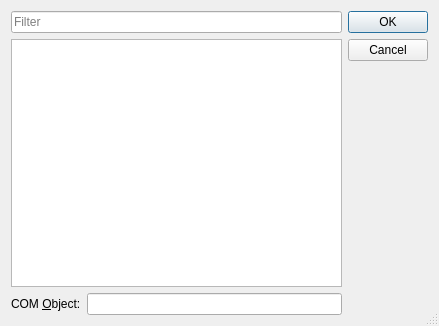
<ui version="4.0" stdsetdef="1" >
  <class>QAxSelect</class>
  <comment>*********************************************************************
**
** Copyright (C) 2015 The Qt Company Ltd.
** Contact: http://www.qt.io/licensing/
**
** This file is part of the ActiveQt framework of the Qt Toolkit.
**
** $QT_BEGIN_LICENSE:BSD$
** You may use this file under the terms of the BSD license as follows:
**
** "Redistribution and use in source and binary forms, with or without
** modification, are permitted provided that the following conditions are
** met:
**   * Redistributions of source code must retain the above copyright
**     notice, this list of conditions and the following disclaimer.
**   * Redistributions in binary form must reproduce the above copyright
**     notice, this list of conditions and the following disclaimer in
**     the documentation and/or other materials provided with the
**     distribution.
**   * Neither the name of The Qt Company Ltd nor the names of its
**     contributors may be used to endorse or promote products derived
**     from this software without specific prior written permission.
**
**
** THIS SOFTWARE IS PROVIDED BY THE COPYRIGHT HOLDERS AND CONTRIBUTORS
** "AS IS" AND ANY EXPRESS OR IMPLIED WARRANTIES, INCLUDING, BUT NOT
** LIMITED TO, THE IMPLIED WARRANTIES OF MERCHANTABILITY AND FITNESS FOR
** A PARTICULAR PURPOSE ARE DISCLAIMED. IN NO EVENT SHALL THE COPYRIGHT
** OWNER OR CONTRIBUTORS BE LIABLE FOR ANY DIRECT, INDIRECT, INCIDENTAL,
** SPECIAL, EXEMPLARY, OR CONSEQUENTIAL DAMAGES (INCLUDING, BUT NOT
** LIMITED TO, PROCUREMENT OF SUBSTITUTE GOODS OR SERVICES; LOSS OF USE,
** DATA, OR PROFITS; OR BUSINESS INTERRUPTION) HOWEVER CAUSED AND ON ANY
** THEORY OF LIABILITY, WHETHER IN CONTRACT, STRICT LIABILITY, OR TORT
** (INCLUDING NEGLIGENCE OR OTHERWISE) ARISING IN ANY WAY OUT OF THE USE
** OF THIS SOFTWARE, EVEN IF ADVISED OF THE POSSIBILITY OF SUCH DAMAGE."
**
** $QT_END_LICENSE$
**
*********************************************************************</comment>
 <class>QAxSelect</class>
 <widget class="QDialog" name="QAxSelect">
  <property name="geometry">
   <rect>
    <x>0</x>
    <y>0</y>
    <width>439</width>
    <height>326</height>
   </rect>
  </property>
  <property name="windowTitle">
   <string>Select ActiveX Control</string>
  </property>
  <property name="sizeGripEnabled">
   <bool>true</bool>
  </property>
  <layout class="QHBoxLayout" name="horizontalLayout">
   <item>
    <layout class="QVBoxLayout" name="verticalLayout">
     <item>
      <widget class="QLineEdit" name="filterLineEdit">
       <property name="placeholderText">
        <string>Filter</string>
       </property>
       <property name="clearButtonEnabled">
        <bool>true</bool>
       </property>
      </widget>
     </item>
     <item>
      <widget class="QListView" name="ActiveXList"/>
     </item>
     <item>
      <layout class="QHBoxLayout" name="unnamed">
       <property name="spacing">
        <number>6</number>
       </property>
       <property name="margin">
        <number>0</number>
       </property>
       <item>
        <widget class="QLabel" name="TextLabel1">
         <property name="text">
          <string>COM &amp;Object:</string>
         </property>
         <property name="buddy">
          <cstring>ActiveX</cstring>
         </property>
        </widget>
       </item>
       <item>
        <widget class="QLineEdit" name="ActiveX"/>
       </item>
      </layout>
     </item>
    </layout>
   </item>
   <item>
    <widget class="QDialogButtonBox" name="buttonBox">
     <property name="orientation">
      <enum>Qt::Vertical</enum>
     </property>
     <property name="standardButtons">
      <set>QDialogButtonBox::Cancel|QDialogButtonBox::Ok</set>
     </property>
    </widget>
   </item>
  </layout>
 </widget>
 <layoutdefault spacing="6" margin="11"/>
 <includes>
  <include location="local">qaxwidget.h</include>
 </includes>
 <resources/>
 <connections/>
</ui>
